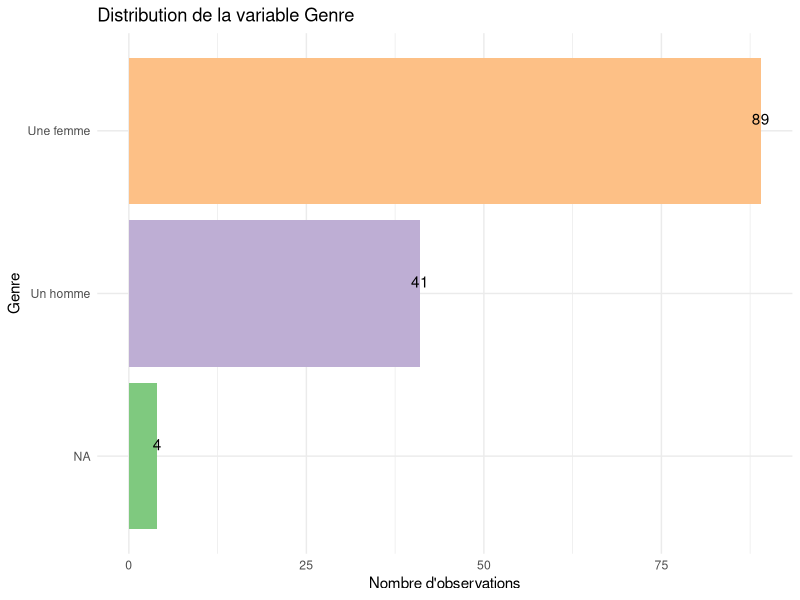
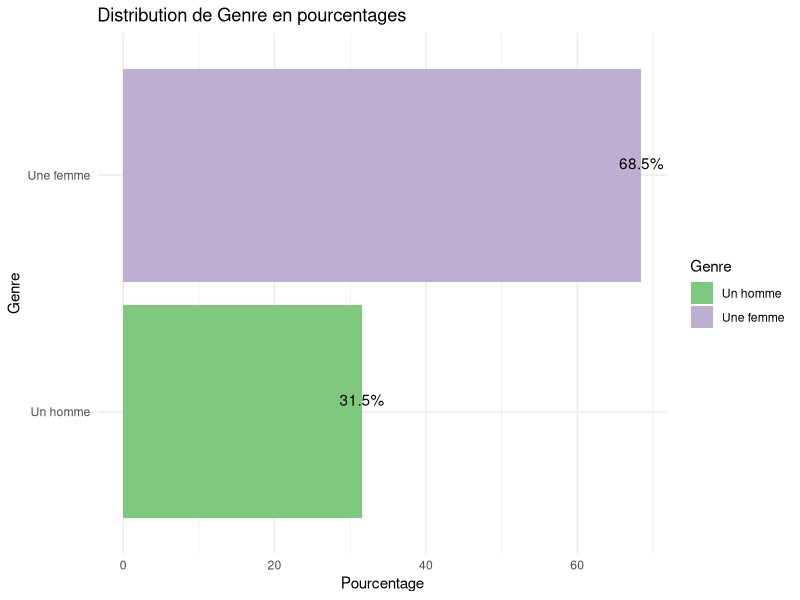
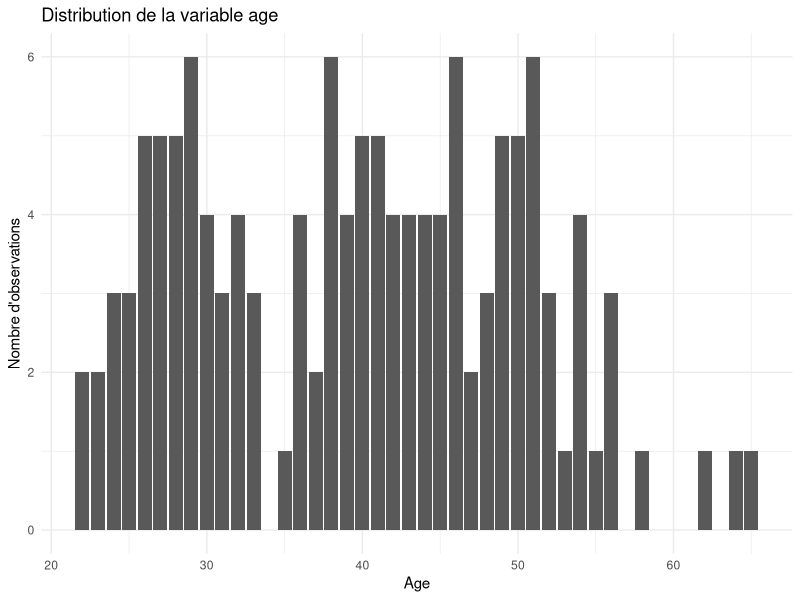
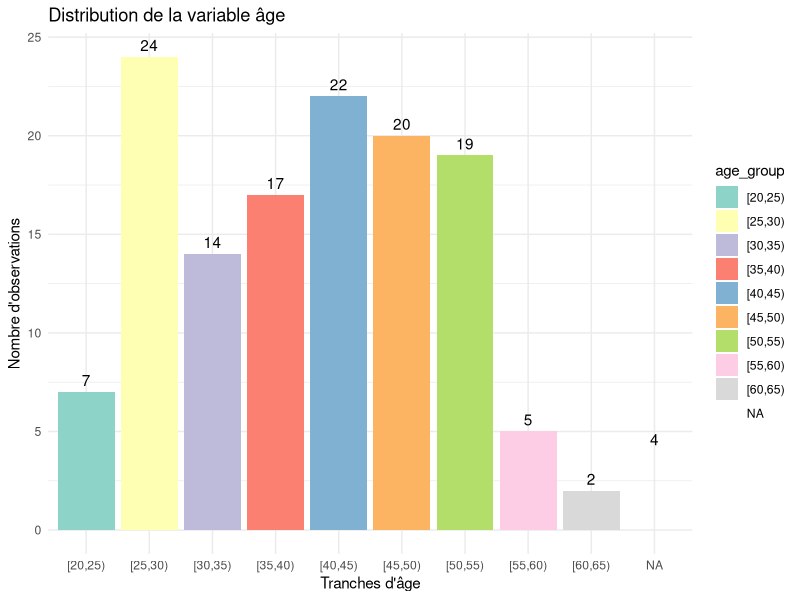
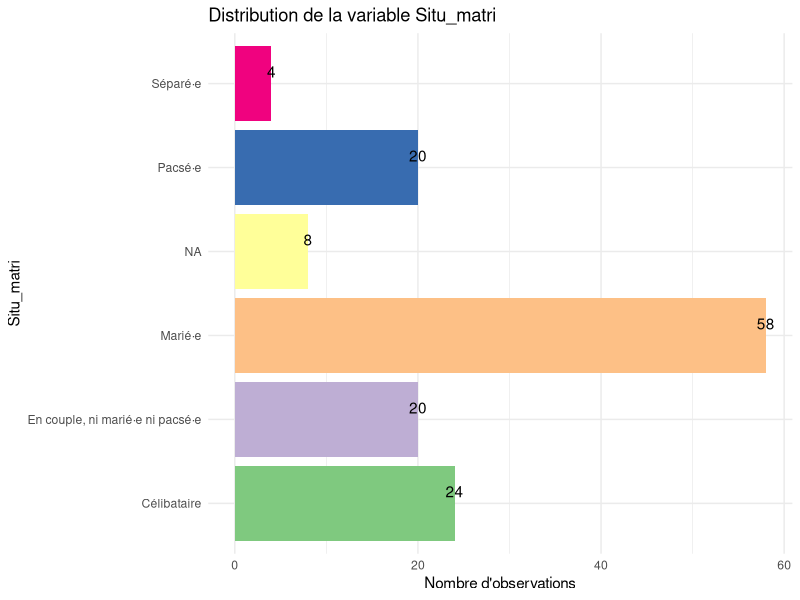
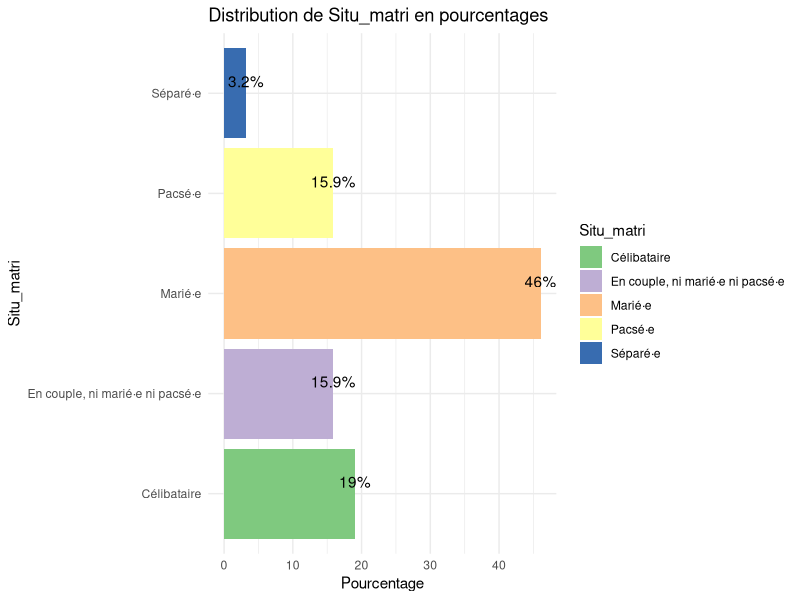
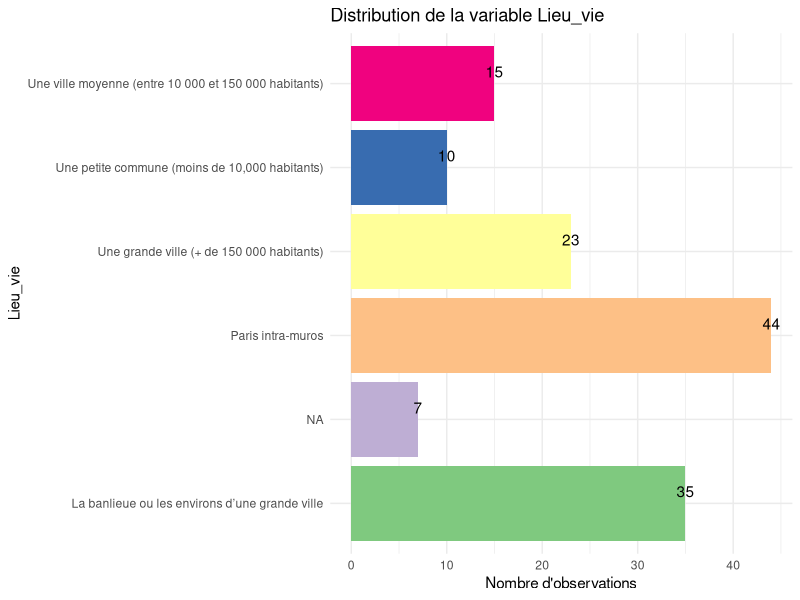
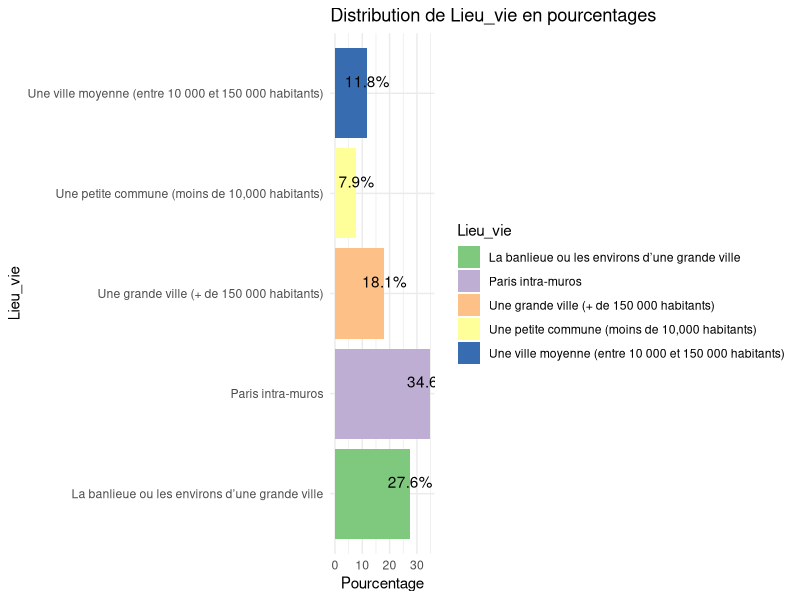

The R script that drew these images, in order: (Note: this script raises an error after producing the figures.)
setwd("PROVIRCAP")
library(dplyr)
library(ggplot2)

data <- read.csv("data_assoquest_recoded_fmt.csv")

#on créé le dataframe environnement
data_env <- data %>%
  filter(Dep_rse3_1=='Oui')%>%
  select(-Dep_rse3_2, -Dep_rse3_3, -Dep_rse3_4, -Dep_rse3_5, -Dep_rse3_6, -Dep_rse3_7)%>%
  rename(mission = Dep_rse3_1)%>%
  mutate(mission = case_when(
    mission =='Oui'~'environnement',
    TRUE ~ mission))
print(data_env$mission[1:20])



#Afficher combien il y a d'observations
nombre_observations <- nrow(data_env)
print(nombre_observations)
#il y a 134 observations au total
#(134 personnes qui ont déclaré traiter de cette thématique dans leur mission)



create_bar_plot <- function(data, variable, file_name) {
  data <- data %>%
    mutate(!!variable := ifelse(is.na(!!sym(variable)), "NA", !!sym(variable)))
  
  p <- ggplot(data, aes_string(x = variable, fill = variable)) +
    geom_bar() +
    labs(title = paste("Distribution de la variable", variable),
         x = variable,
         y = "Nombre d'observations") +
    scale_fill_brewer(palette = "Accent") +
    theme_minimal() +
    geom_text(stat = "count", aes_string(label = "..count.."), vjust = -0.5)+
    theme(legend.position = "none")+
    coord_flip()
  
  print(p)
  ggsave(filename = file_name, plot = p, width = 8, height = 6)
}



create_percentage_bar_plot <- function(data, variable, file_name) {
  filtered_data <- data %>%
    filter(!!sym(variable) != "NA") %>%
    group_by(!!sym(variable)) %>%
    summarise(count = n()) %>%
    mutate(percentage = count / sum(count) * 100)
  
  p <- ggplot(filtered_data, aes_string(x = variable, y = "percentage", fill = variable)) +
    geom_bar(stat = "identity") +
    geom_text(aes_string(label = "paste0(round(percentage, 1), '%')"), 
              vjust = -0.5) +
    labs(title = paste("Distribution de", variable, "en pourcentages"),
         x = variable,
         y = "Pourcentage") +
    scale_fill_brewer(palette = "Accent") +
    theme_minimal()+
    coord_flip()
  print(p)
  ggsave(filename = file_name, plot = p, width = 8, height = 6)
}





# Genre
create_bar_plot(data_env, "Genre", "genre_env.png")
create_percentage_bar_plot(data_env, "Genre", "genre_env_pourcentage.png")

# Variable d'âge
p<-ggplot(data_env, aes(x = age, fill=age)) +
  geom_bar() +
  labs(title = "Distribution de la variable age",
       x = "Age",
       y = "Nombre d'observations") +
  scale_fill_brewer(palette = "Accent")+
  theme_minimal()
print(p)
ggsave(filename = "age_env.png", plot = p, width = 8, height = 6)

# Âge mais version tranches
data_env$age_group <- cut(data_env$age, breaks = seq(0, max(data_env$age, na.rm = TRUE), by = 5), right = FALSE)

p <- ggplot(data_env, aes(x = age_group, fill = age_group)) +
  geom_bar() +
  labs(title = "Distribution de la variable âge",
       x = "Tranches d'âge",
       y = "Nombre d'observations") +
  scale_fill_brewer(palette = "Set3") +
  theme_minimal() +
  geom_text(stat = "count", aes(label = ..count..), vjust = -0.5)

print(p)
ggsave(filename = "age_env_tranches.png", plot = p, width = 8, height = 6)

#Situation matrimoniale
create_bar_plot(data_env, "Situ_matri", "situ_matri_env.png")
create_percentage_bar_plot(data_env, "Situ_matri", "situ_matri_env_pourcentage.png")

#Lieu de vie 
create_bar_plot(data_env, "Lieu_vie", "lieu_env.png")
create_percentage_bar_plot(data_env, "Lieu_vie", "lieu_env_pourcentage.png")

#Diplome

data_env <- data_env %>%
  mutate(dipl_niv_short = case_when(
    Dipl_niv == "Un diplôme universitaire correspondant à au moins 4 années d’études supérieures après le baccalauréat (maîtris" ~ "Bac+4 ou plus",
    Dipl_niv == "Un diplôme universitaire correspondant à moins de 4 années d’études supérieures après le baccalauréat (par exem" ~ "jusqu'a Bac+4",
    Dipl_niv == "Le baccalauréat ou un certificat d’études ou un diplôme de l’enseignement secondaire autre que le baccalauréat (" ~ "Bac",
    TRUE ~ Dipl_niv  # Pour garder les autres valeurs inchangées
  ))

create_bar_plot(data_env, "dipl_niv_short", "diplome_env.png")
create_percentage_bar_plot(data_env, "dipl_niv_short", "diplome_env_pourcentage.png")


#Etablissement d'études sup
create_bar_plot(data_env, "Type_etudsup", "etude_env.png")
create_percentage_bar_plot(data_env, "Type_etudsup", "etude_env_pourcentage.png")

#Discipline du cursus

data_env <- data_env %>%
  mutate(Spe_etudsup= case_when(
    Spe_etudsup == "Sciences humaines et sociales (histoire, sociologie, philosophie, psychologie, sciences politiques, ...)" ~ "Sciences humaines et sociales",
    TRUE ~ Spe_etudsup
  ))

create_bar_plot(data_env, "Spe_etudsup", "spe_env.png")
create_percentage_bar_plot(data_env, "Spe_etudsup", "spe_env_pourcentage.png")

#Statut d'emploi
data_env <- data_env %>%
  mutate(Emp_cont_short = case_when(
    Emp_cont == "Statut d'indépendant·e (Auto-entrepreneur·se, portage salarial, société unipersonnelle...)" ~ "Indépendant.e",
    TRUE ~ Emp_cont  # Pour garder les autres valeurs inchangées
  ))

create_bar_plot(data_env, "Emp_cont_short", "statut_env.png")
create_percentage_bar_plot(data_env, "Emp_cont_short", "statut_env_pourcentage.png")

#Type de cadre
create_bar_plot(data_env, "cadre_inout", "cadre_env.png")
create_percentage_bar_plot(data_env, "cadre_inout", "cadre_env_pourcentage.png")



#Type d'emploi des consultant.es

df_filtered <- data_env %>% 
  filter(Emp_cons == "Oui")

df_filtered <- df_filtered %>%
  mutate(emp_cont_grouped = ifelse(Emp_cont == "Statut d'indépendant·e (Auto-entrepreneur·se, portage salarial, société unipersonnelle...)", "freelance", 
                                   ifelse(Emp_cont %in% c("CDD", "CDI"), "CDD/CDI", NA)))

create_bar_plot(df_filtered, "emp_cont_grouped", "emploi_cons_env.png")
create_percentage_bar_plot(df_filtered, "emp_cont_grouped", "emploi_cons_env_pourcentage.png")



#Niveau hiérarchique
create_bar_plot(data_env, "Emp_statut", "hiérarchie_env.png")
create_percentage_bar_plot(data_env, "Emp_statut", "hiérarchie_env_pourcentage.png")

#Tableau descriptif de l'âge selon les différents postes
descriptives <- data_env %>%
  group_by(Emp_statut) %>%
  summarise(
    mean_age = mean(age, na.rm = TRUE),
    min_age = min(age, na.rm = TRUE),
    max_age = max(age, na.rm = TRUE),
    sd_age = sd(age, na.rm = TRUE)
  )

print(descriptives)
write.table(descriptives, "tableau_inv.txt", sep = "\t", row.names = FALSE)


#Hiérarchie simplifiée
create_bar_plot(data_env, "Emp_statut_rec2", "hiérarchie_s_env.png")
create_percentage_bar_plot(data_env, "Emp_statut_rec2", "hiérarchie_s_env_pourcentage.png")


#Un escalator de verre?
gender_distribution <- data_env %>%
  filter(!is.na(Emp_statut_rec3))%>%
  filter(!is.na(Genre)) %>%
  group_by(Emp_statut_rec3, Genre) %>%
  summarise(count = n()) %>%
  mutate(percentage = count / sum(count) * 100) %>%
  ungroup()

p<-ggplot(gender_distribution, aes(x = Emp_statut_rec3, y = percentage, fill = Genre)) +
  geom_bar(stat = "identity", position = "stack") +
  geom_text(aes(label = paste0(round(percentage), "%")), position = position_stack(vjust = 0.5)) +
  labs(title = "Répartition du Genre par Statut d'Emploi",
       x = "Statut d'Emploi",
       y = "Pourcentage",
       fill = "Genre") +
  theme_minimal()

print(p)
ggsave(filename = "répartition_hf_env.png", plot = p, width = 8, height = 6)


#Type d'organisation employeuse
create_bar_plot(data_env, "Org_type", "org_env.png")
create_percentage_bar_plot(data_env, "Org_type", "org_env_pourcentage.png")

# Niveau hiérarchique hors consultant.es

filtered_data <- data_env %>%
  filter(Emp_cons == "Non") 
create_bar_plot(filtered_data, "Emp_statut", "hiérarchie2_env.png")
create_percentage_bar_plot(filtered_data, "Emp_statut", "hiérarchie2_env_pourcentage.png")

#Niveau hiérarchique consultant.es
filtered_data <- data_env %>%
  filter(Emp_cons == "Oui") 
create_bar_plot(filtered_data, "Emp_statut", "hiérarchie2_cons_env.png")
create_percentage_bar_plot(filtered_data, "Emp_statut", "hiérarchie2_cons_env_pourcentage.png")

#Année du premier CDD ou CDI de la carrière
p<-ggplot(data_env, aes(x = Prem_contrat_annee)) +
  geom_bar() +
  labs(title = "Année du premier CDD ou CDI de la carrière",
       x = "année",
       y = "Nombre d'observations") +
  theme_minimal()

print(p)
ggsave(filename = "premier_emploi_env.png", plot = p, width = 8, height = 6)

#version tranches

data_env$age_group <- cut(data_env$Prem_contrat_annee, breaks = seq(0, max(data_env$Prem_contrat_annee, na.rm = TRUE), by = 5), right = FALSE)

p <- ggplot(data_env, aes(x = age_group, fill = age_group)) +
  geom_bar() +
  labs(title = "Premier CDD ou CDI",
       x = "Tranches d'années",
       y = "Nombre d'observations") +
  scale_fill_brewer(palette = "Set3") +
  theme_minimal() +
  geom_text(stat = "count", aes(label = ..count..), vjust = -0.5)+
  coord_flip()

print(p)
ggsave(filename = "prem_emploi_env_tranches.png", plot = p, width = 8, height = 6)




#Année du premier poste en RSE
p<- ggplot(data_env, aes(x = Prem_rse_annee_rec)) +
  geom_bar() +
  labs(title = "Année du premier poste en RSE",
       x = "année",
       y = "Nombre d'observations") +
  theme_minimal()

print(p)
ggsave(filename = "premier_rse_env.png", plot = p, width = 8, height = 6)

#Temps consacré à la rse
create_bar_plot(data_env, "Rse_tps_rec", "temps_rse_env.png")

#Emp sec
create_bar_plot(data_env, "Emp_sec", "secteur_env.png")

#Temps plein
create_bar_plot(data_env, "Trav_tps", "temps_plein_env.png")

#Multinationale
create_bar_plot(data_env, "Org_multi", "multinationale_env.png")

#Salariés français
create_bar_plot(data_env, "Org_N", "salaries_fr_env.png")

#Salariés international
create_bar_plot(data_env, "Org_N_int", "salaries_int_env.png")

#Secteur d'activité
library(forcats)
install.packages("viridis")
library(viridis)


# Filtrage et calcul des pourcentages
filtered_data <- data_env %>%
  filter(!is.na(Org_sec)) %>%
  group_by(Org_sec) %>%
  summarise(count = n()) %>%
  mutate(percentage = count / sum(count) * 100) %>%
  arrange(desc(percentage)) # Tri décroissant par pourcentage

# Réordonner les facteurs selon le pourcentage
filtered_data <- filtered_data %>%
  mutate(Org_sec = fct_reorder(Org_sec, percentage, .desc = TRUE))

# Création du diagramme en bâtons
p <- ggplot(filtered_data, aes(x = Org_sec, y = percentage, fill = Org_sec)) +
  geom_bar(stat = "identity") +
  geom_text(aes(label = paste0(round(percentage, 1), "%")), vjust = -0.5) + # Ajuste la position verticale des étiquettes
  scale_fill_viridis(discrete = TRUE, option = "D") +
  theme(axis.text.x = element_blank()) +
  theme(legend.position = "right") +
  labs(x = NULL, y = "Pourcentage", title = "Secteur d'activité")

# Affichage du graphique
print(p)
ggsave(filename = "activ_sec_env.png", plot = p, width = 8, height = 6)

#Département RSE?
create_bar_plot(data_env, "Dep_rse", "dep_rse_env.png")

#Niveau du département RSE
data_env <- data_env %>%
  mutate(Dep_rse_multi = case_when(
    Dep_rse_multi == "d'un·e département/équipe au niveau international/corporate" ~ "niveau international/corporate",
    Dep_rse_multi == "d'un·e département/équipe au niveau international/corporate et d'un·e autre au niveau France" ~ "niveau international/corporate et niveau France",
    Dep_rse_multi == "d'un·e département/équipe au niveau France" ~ "niveau France",
    TRUE ~ Dep_rse_multi  # Pour garder les autres valeurs inchangées
  ))

create_bar_plot(data_env, "Dep_rse_multi", "dep_rse_niv_env.png")

#Terme RSE
create_bar_plot(data_env, "Rse_mot", "mot_rse_env.png")

#Lois RSE
create_bar_plot(data_env, "Rse_lois", "lois_env.png")

#Vocation
create_bar_plot(data_env, "Rse_vocation_rec", "vocation_env.png")

#Critiques ONG
create_bar_plot(data_env, "Rse_ong_milit_rec", "critiques_env.png")

#Position politique 
create_bar_plot(data_env, "Pol_pos_SQ001", "politique_env.png")







